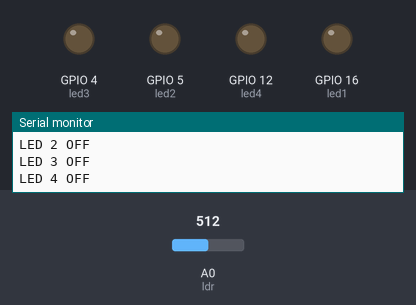
The sketch below on a simulated ESP8266 (NodeMCU). Parts: output pins drawn as LEDs (lit = HIGH), the last lines printed to the serial monitor. Inputs (shaded band) come from the test bench; at power-on: A0 (ldr) = 512. WiFi joins after 1.5 s; servers stay silent unless stated.

Above: at 2.7 s.
2.8 s: A0 (ldr) set to 484
At 4.0 s:
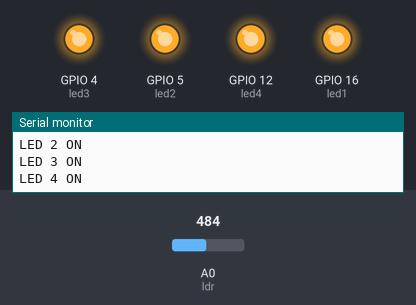
5.2 s: A0 (ldr) set to 510
At 8.1 s:
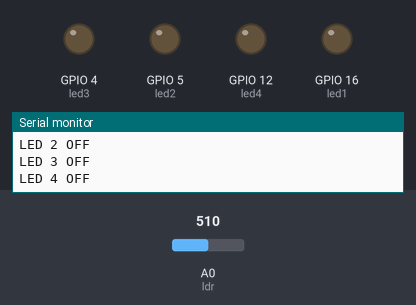
8.4 s: A0 (ldr) set to 490
At 9.7 s:
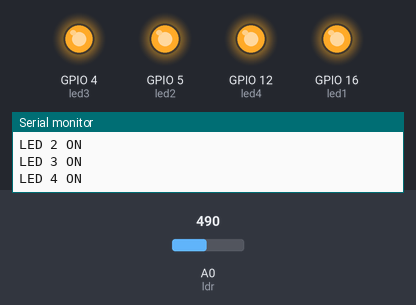
Timing chart, 0 to 11.4 s (numbered marks = the images above; inputs shaded):
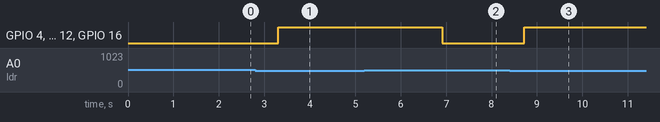

Measured:
- the behaviour switches between 500 and 499 on A0 (ldr) (found by bisection; images 0 and 1)
- after the input at 2.8 s, GPIO 4 (led3), GPIO 5 (led2), GPIO 12 (led4), GPIO 16 (led1): LOW → HIGH after 0.51 s
- after the input at 5.2 s, GPIO 4 (led3), GPIO 5 (led2), GPIO 12 (led4), GPIO 16 (led1): HIGH → LOW after 1.7 s
- after the input at 8.4 s, GPIO 4 (led3), GPIO 5 (led2), GPIO 12 (led4), GPIO 16 (led1): LOW → HIGH after 0.32 s

The sketch:

NodeMCU_led_and_ldr.ino
```cpp
#include<ESP8266WiFi.h>
#include<WiFiClient.h>
#include<ThingSpeak.h>

unsigned long ChannelID = 1022929;
const char * WriteAPI = "2UGX3K4Q02325PHE";
const char * ReadAPI = "89T31L9N28QJ6I92";
const char* ssid = "Crystal Rock 11";
const char* pass = "Ambrish11";

WiFiClient client;

int led1 = 16;
int led2 = 5;
int led3 = 4;
int led4 = 12;
int ldr = A0;

void setup()
{
  pinMode(led1,OUTPUT);
  pinMode(led2,OUTPUT);
  pinMode(led3,OUTPUT);
  pinMode(led4,OUTPUT);
  pinMode(ldr,INPUT);
  digitalWrite(led1,LOW);
  digitalWrite(led2,LOW);
  digitalWrite(led3,LOW);
  digitalWrite(led4,LOW);
  Serial.begin(115200);
  WiFi.begin(ssid,pass);
  Serial.print("Connecting to WiFi: ");
  Serial.print(ssid);
  ThingSpeak.begin(client);
  while(WiFi.status()!=WL_CONNECTED)
  {
    Serial.print(".");
    delay(500);
  }
  Serial.println("");
  Serial.println("WiFi Connected");
}

void loop()
{
  int ldr_value = analogRead(ldr);
  float voltage = (ldr_value*5.0)/1024.0;
  Serial.print("LDR Value = ");
  Serial.println(ldr_value);
  Serial.print("Voltage = ");
  Serial.println(voltage);
  if(ldr_value<500)
  {
    Serial.println("Low Light detected... Turning Lights ON");
    digitalWrite(led1,HIGH);
    Serial.println("LED 1 ON");
    digitalWrite(led2,HIGH);
    Serial.println("LED 2 ON");
    digitalWrite(led3,HIGH);
    Serial.println("LED 3 ON");
    digitalWrite(led4,HIGH);
    Serial.println("LED 4 ON");
  }
  else
  {
    digitalWrite(led1,LOW);
    Serial.println("LED 1 OFF");
    digitalWrite(led2,LOW);
    Serial.println("LED 2 OFF");
    digitalWrite(led3,LOW);
    Serial.println("LED 3 OFF");
    digitalWrite(led4,LOW);
    Serial.println("LED 4 OFF");
  }
  ThingSpeak.writeField(ChannelID, 1,ldr_value, WriteAPI);
  ThingSpeak.writeField(ChannelID, 2,voltage, WriteAPI);
  ThingSpeak.writeField(ChannelID, 3,led1, WriteAPI);
  ThingSpeak.writeField(ChannelID, 4,led2, WriteAPI);
  ThingSpeak.writeField(ChannelID, 5,led3, WriteAPI);
  ThingSpeak.writeField(ChannelID, 6,led4, WriteAPI);
}
```
